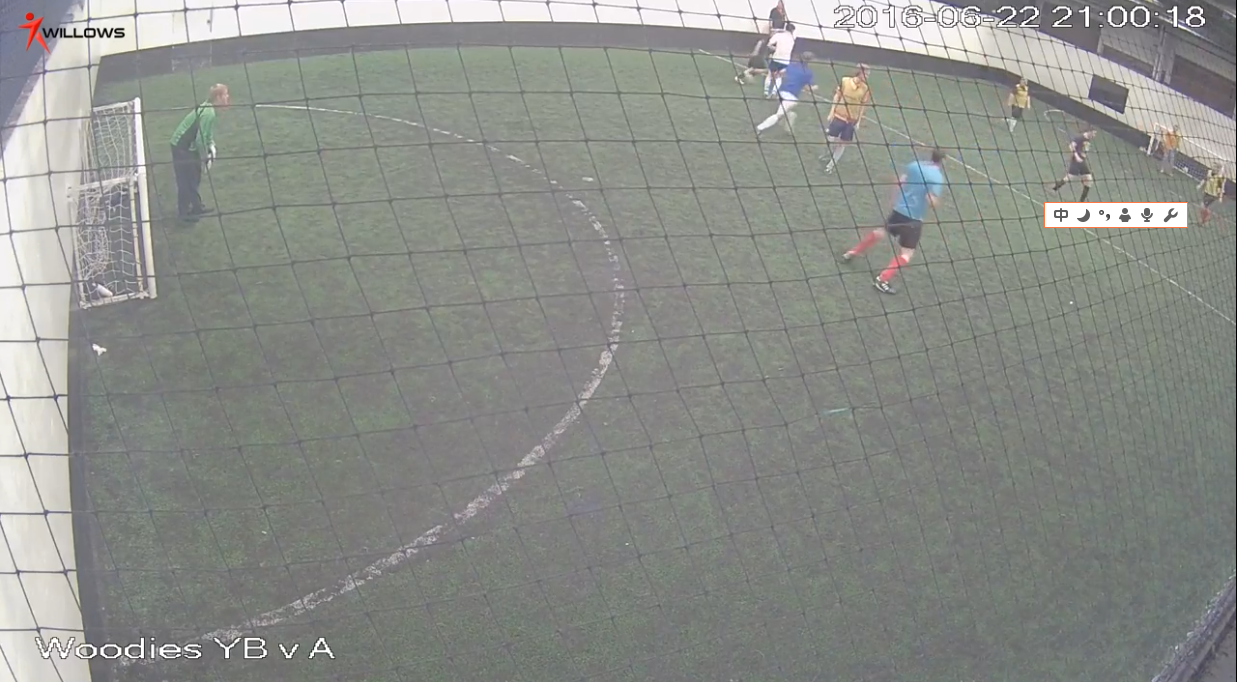
//> input picture OpenCVSetup2/pics/WSCCAM8.png, 1237 x 682 px
$ ./lineDetection1   (built with g++ and OpenCV 4)
//> lines starting //> are read from the running program, lines starting //| are printed output that depends on the picture
#include <iostream>
#include <opencv2\opencv.hpp>
#include <opencv2\highgui\highgui.hpp>
#include <opencv2\core\core.hpp>
#include <opencv2\imgproc\imgproc.hpp>
#include <opencv2\imgcodecs\imgcodecs.hpp>
#include <cmath>

using namespace std;
using namespace cv;

Mat src, dst, cdst;
Mat p_Hough,s_Hough;
string imgName("./pics/WSCCAM8.png");

const int trackBarMax = 150;
const int thresholdMin = 50;
int trackbarValue = trackBarMax / 2;

void Probabilistic_HoughLine(int, void *);
void Standatd_HoughLine(int, void*);
int main()
{

    src = imread(imgName, IMREAD_COLOR);
//> src is the input picture: 682 rows x 1237 cols, CV_8UC3; mean B, G, R 137.4, 141.9, 139.5
    cvtColor(src, dst, CV_BGR2GRAY);
    Canny(dst, cdst, 50, 200, 3);
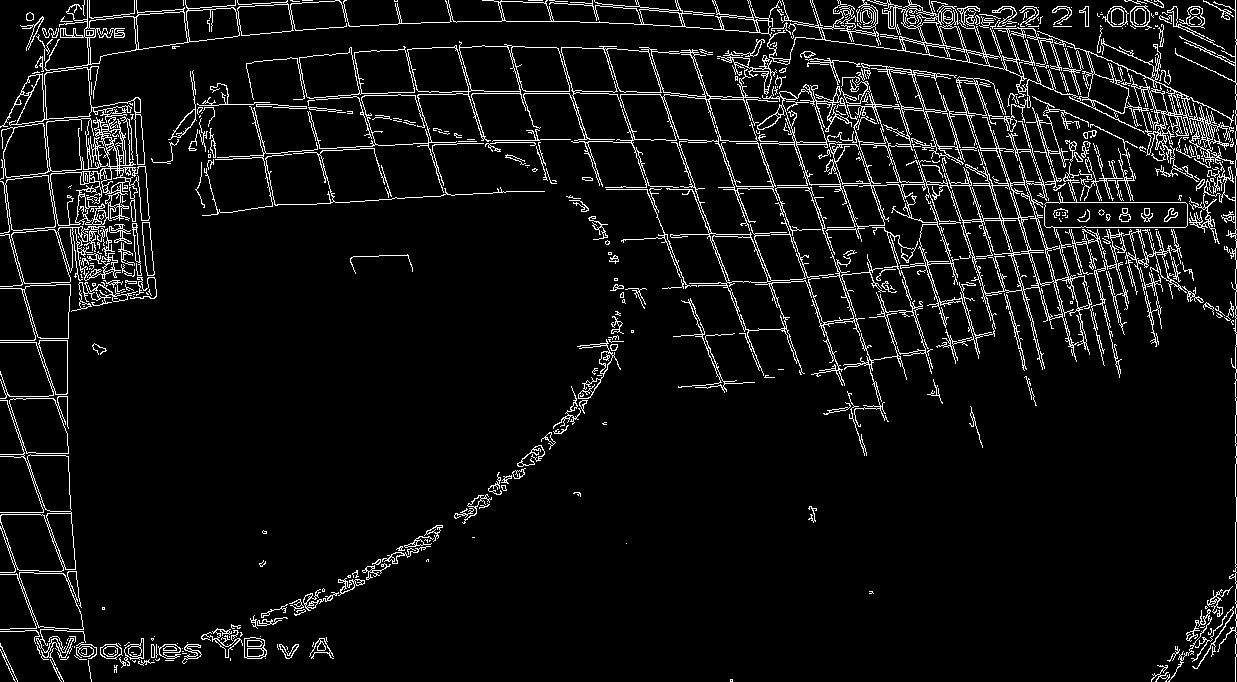
//> cdst: 682 rows x 1237 cols, CV_8UC1; 6.5% white in thin lines or dots

    char threshLabel[50];
    sprintf_s(threshLabel, "T: %d + ", thresholdMin);

    namedWindow(imgName+"_HTP", WINDOW_AUTOSIZE);
#if 1
    createTrackbar(threshLabel, imgName, &trackbarValue, trackBarMax, Probabilistic_HoughLine);
    Probabilistic_HoughLine(0, 0);
#else
    createTrackbar(threshLabel, imgName, &trackbarValue, trackBarMax, Standatd_HoughLine);
    Standatd_HoughLine(0, 0);
#endif
    waitKey();
    return 0;
}

void Probabilistic_HoughLine(int, void*)
{
    vector<Vec4i> lines;
    cvtColor(cdst, p_Hough, CV_GRAY2BGR);
//> p_Hough: 682 rows x 1237 cols, CV_8UC3; 6.5% white in thin lines or dots

    HoughLinesP(cdst, lines, 1, CV_PI / 180, thresholdMin + trackbarValue, 50, 10);
//> lines = 290 lines (x1, y1, x2, y2), first 8: [1235, 333, 1235, 0], [840, 185, 1134, 180], [634, 94, 948, 110], [955, 147, 1016, 148], [64, 117, 141, 120], [573, 92, 633, 91], [679, 139, 777, 141], [1142, 131, 1236, 129]
    for each (Vec4i var in lines)
    {
        cout << var << endl;
    }
//> this loop made 290 passes
//| [1235, 333, 1235, 0]
//| [840, 185, 1134, 180]
//| [634, 94, 948, 110]
//| [955, 147, 1016, 148]
//| [64, 117, 141, 120]
//| [573, 92, 633, 91]
//| [679, 139, 777, 141]
//| [1142, 131, 1236, 129]
//> (output is shown up to pass 8 of 290)
    cout << "**************************\n";
    for (size_t i = 0; i < lines.size(); i++)
    {
        Vec4i l = lines[i];
        int x0 = l[0], y0 = l[1], x1 = l[2], y1 = l[3];
//> (the run ends here: the program crashes, at `if (atan((y1 - y0) / (x1 - x0)) < CV_PI / 180 * 10 || atan((y1 - y0) /..`)

$ run again, with OpenCVSetup2/pics/WSCCAM2.png copied over OpenCVSetup2/pics/WSCCAM8.png
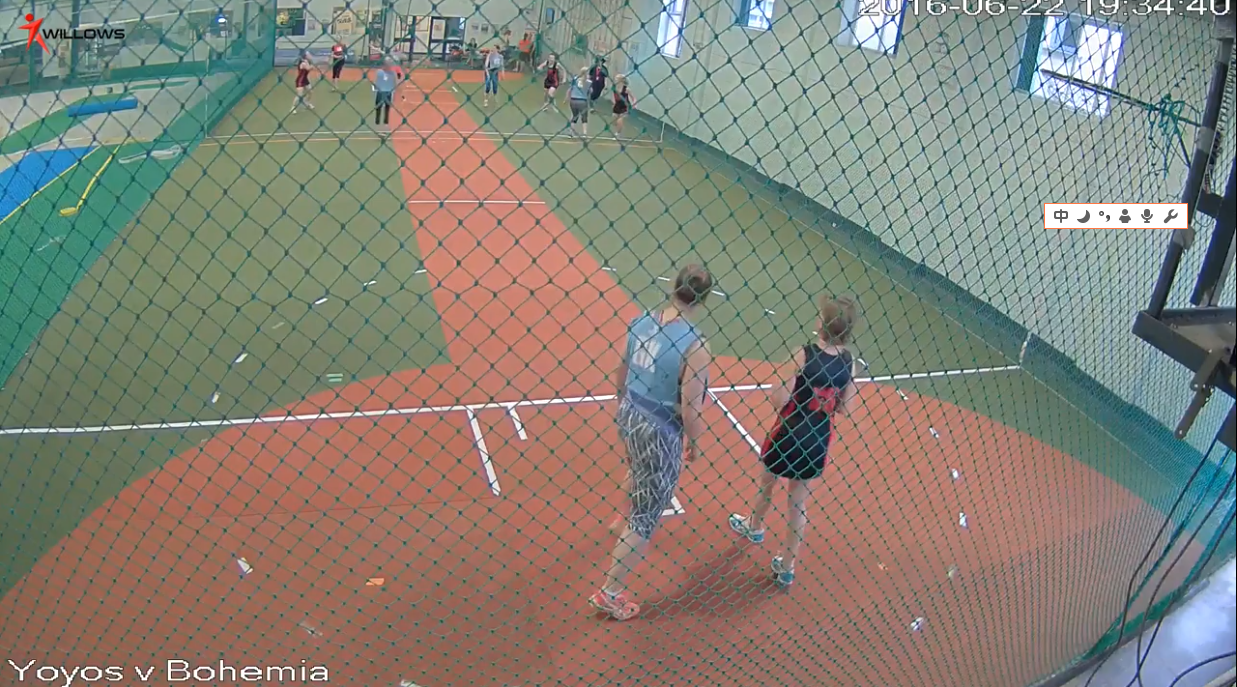
//> input picture OpenCVSetup2/pics/WSCCAM2.png, 1237 x 687 px
//> src is the input picture: 687 rows x 1237 cols, CV_8UC3; mean B, G, R 118.8, 129.1, 133.4
//> in main, `cvtColor(src, dst, CV_BGR2GRAY);`:
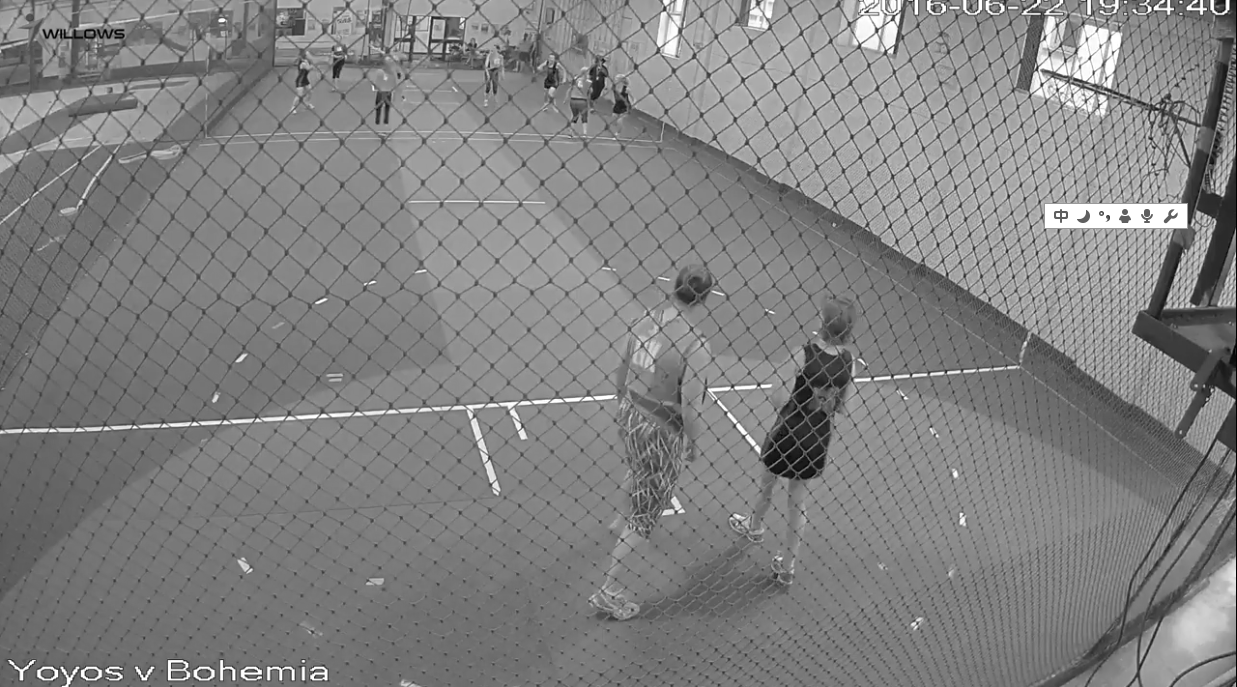
//> dst: 687 rows x 1237 cols, CV_8UC1; min 0, max 255, mean 129.2
//> in main, `Canny(dst, cdst, 50, 200, 3);`:
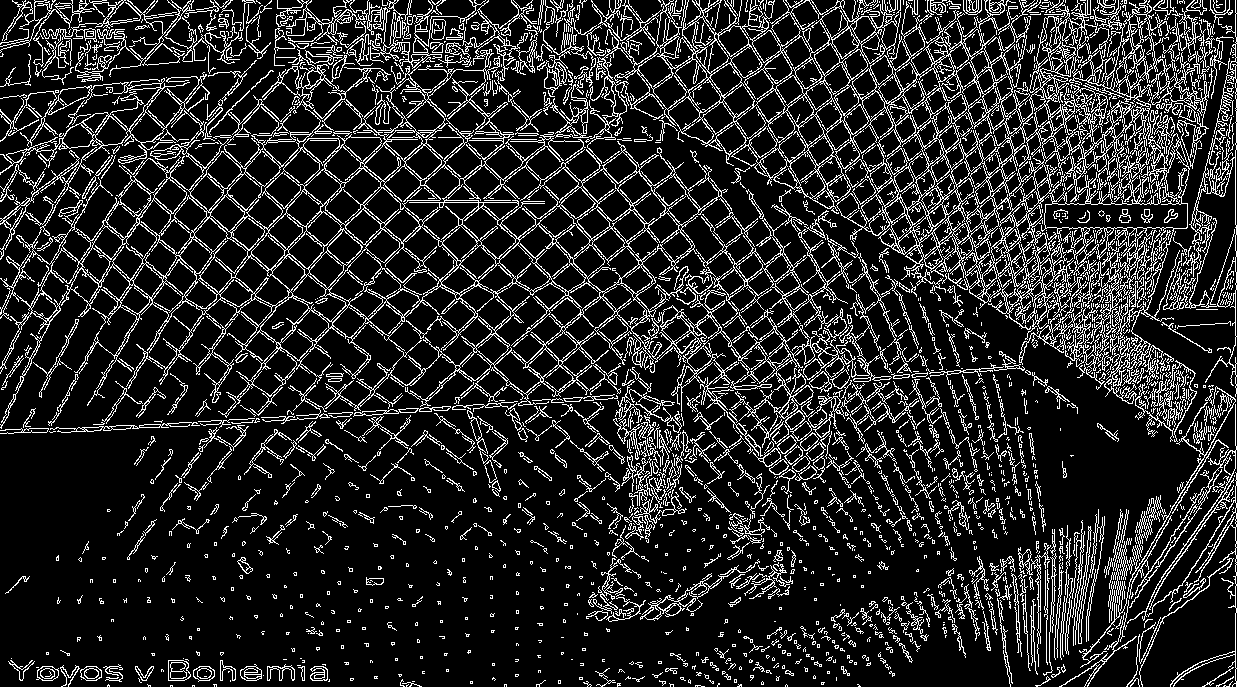
//> cdst: 687 rows x 1237 cols, CV_8UC1; 15.4% white in thin lines or dots
//> p_Hough: 687 rows x 1237 cols, CV_8UC3; 15.4% white in thin lines or dots
//> lines = 1080 lines (x1, y1, x2, y2), first 8: [1235, 683, 1235, 357], [48, 429, 294, 416], [341, 413, 646, 392], [485, 65, 626, 77], [58, 39, 126, 36], [543, 136, 594, 135], [978, 298, 1049, 227], [276, 16, 445, 25]
//> the loop in Probabilistic_HoughLine, `for each (Vec4i var in lines)` made 1080 passes
//> (printed output is left out)
